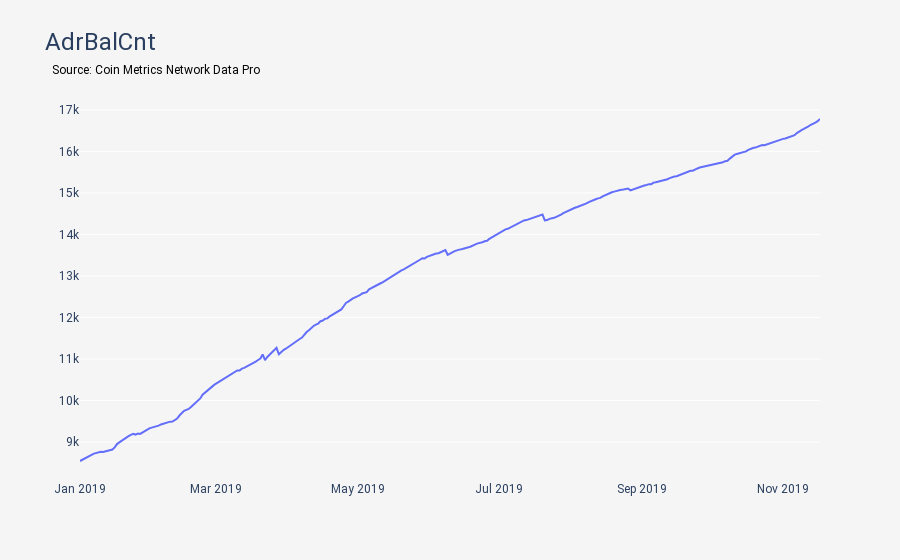
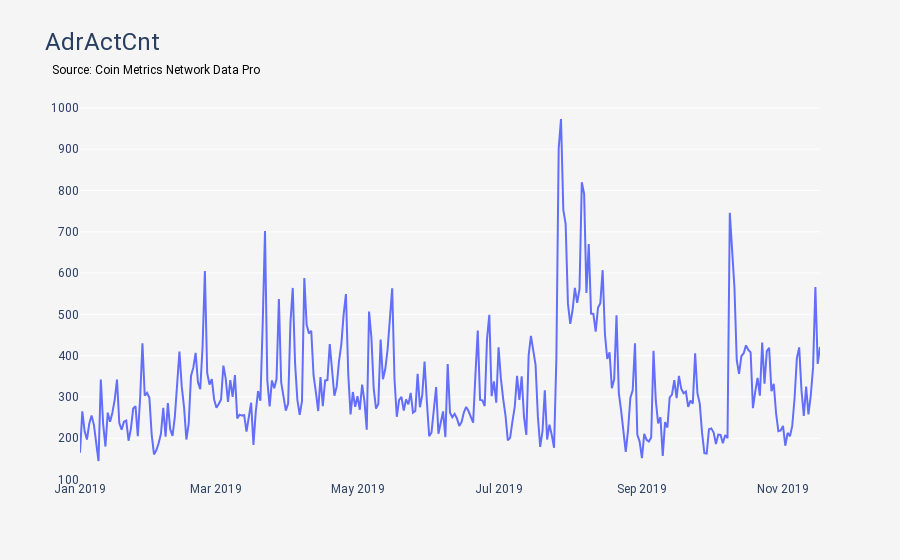
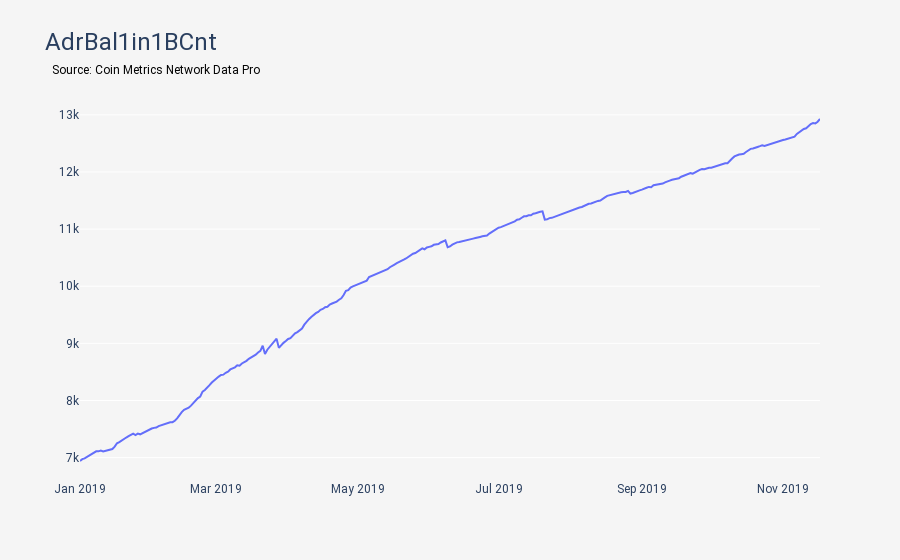

The code cell stored with these charts, in order, in its notebook:
### Code cell
for col in list(mkr_df.columns):
    metric = col.split('.')[1]
    LineChartMetricByAssets(title=metric, metric=metric, assets=['mkr']).run(mkr_df).fig.show()

### Figure 1 — Plotly figure (JSON) as saved in the notebook; plotly's stock layout.template omitted (floating-point values rounded to 4 significant figures; data arrays with more than 128 entries replaced by an {"elided": "..."} marker saying what was removed)
{"data": [{"mode": "lines", "name": "mkr", "type": "scatter", "x": {"elided": "321 str values"}, "y": {"elided": "321 int values"}}], "layout": {"annotations": [{"align": "left", "font": {"color": "black", "size": 12}, "showarrow": false, "text": "Source: Coin Metrics Network Data Pro", "valign": "top", "x": -0.04, "xref": "paper", "y": 1.103, "yref": "paper"}], "font": {"family": "Roboto"}, "legend": {"bgcolor": "#F5F5F5", "orientation": "h", "x": 0.5, "xanchor": "center", "y": 1.05, "yanchor": "top"}, "paper_bgcolor": "#F5F5F5", "plot_bgcolor": "#F5F5F5", "title": {"font": {"family": "Roboto", "size": 24}, "text": "AdrBalCnt"}, "xaxis": {"showgrid": false}}}

### Figure 2 — Plotly figure (JSON) as saved in the notebook; plotly's stock layout.template omitted (floating-point values rounded to 4 significant figures; data arrays with more than 128 entries replaced by an {"elided": "..."} marker saying what was removed)
{"data": [{"mode": "lines", "name": "mkr", "type": "scatter", "x": {"elided": "321 str values"}, "y": {"elided": "321 int values"}}], "layout": {"annotations": [{"align": "left", "font": {"color": "black", "size": 12}, "showarrow": false, "text": "Source: Coin Metrics Network Data Pro", "valign": "top", "x": -0.04, "xref": "paper", "y": 1.103, "yref": "paper"}], "font": {"family": "Roboto"}, "legend": {"bgcolor": "#F5F5F5", "orientation": "h", "x": 0.5, "xanchor": "center", "y": 1.05, "yanchor": "top"}, "paper_bgcolor": "#F5F5F5", "plot_bgcolor": "#F5F5F5", "title": {"font": {"family": "Roboto", "size": 24}, "text": "AdrActCnt"}, "xaxis": {"showgrid": false}}}

### Figure 3 — Plotly figure (JSON) as saved in the notebook; plotly's stock layout.template omitted (floating-point values rounded to 4 significant figures; data arrays with more than 128 entries replaced by an {"elided": "..."} marker saying what was removed)
{"data": [{"mode": "lines", "name": "mkr", "type": "scatter", "x": {"elided": "321 str values"}, "y": {"elided": "321 int values"}}], "layout": {"annotations": [{"align": "left", "font": {"color": "black", "size": 12}, "showarrow": false, "text": "Source: Coin Metrics Network Data Pro", "valign": "top", "x": -0.04, "xref": "paper", "y": 1.103, "yref": "paper"}], "font": {"family": "Roboto"}, "legend": {"bgcolor": "#F5F5F5", "orientation": "h", "x": 0.5, "xanchor": "center", "y": 1.05, "yanchor": "top"}, "paper_bgcolor": "#F5F5F5", "plot_bgcolor": "#F5F5F5", "title": {"font": {"family": "Roboto", "size": 24}, "text": "AdrBal1in1BCnt"}, "xaxis": {"showgrid": false}}}
